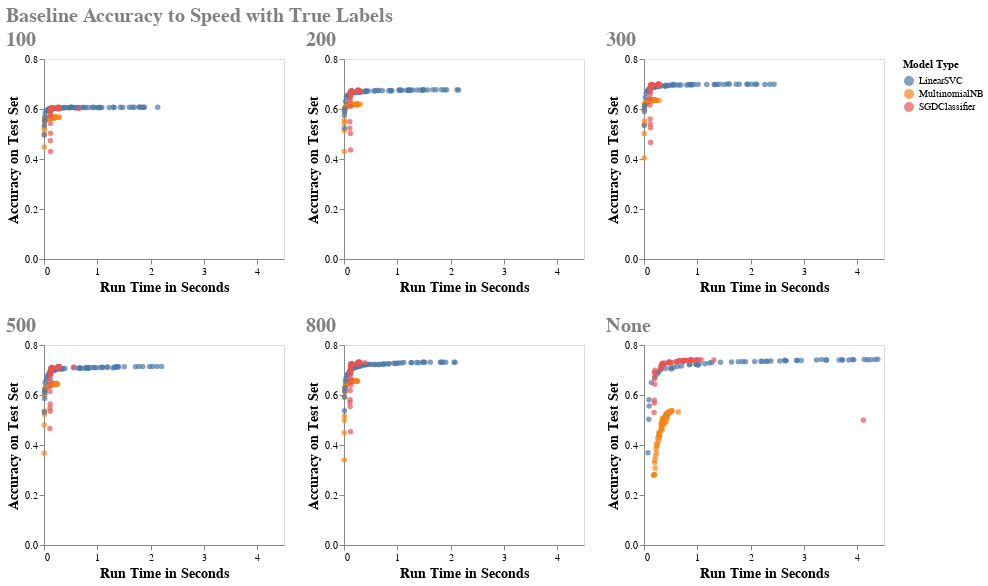

Write notebook code for a chart like this one.
### Markdown cell above
### Visualizing Accuracy vs Speed in App for Recommended Texts

### Code cell
chrts = []
chart_upper_limit = 4.5
for tmf in tfidf_max_features:
    if tmf is None:
        chrts.append(chart_accuracy_speed_scatter(df_results.loc[df_results['vectorizer_num_features'].isna()], tmf, chart_upper_limit))
    else:
        chrts.append(chart_accuracy_speed_scatter(df_results.loc[df_results['vectorizer_num_features']==tmf], tmf, chart_upper_limit))
row_chrt1 = alt.hconcat(chrts[0] | chrts [1] | chrts [2])
row_chrt2 = alt.hconcat(chrts[3] | chrts [4] | chrts [5])
super_chrt_speed_accuracy = alt.vconcat(row_chrt1, row_chrt2).properties(
    title='Baseline Accuracy to Speed with True Labels'
).configure_title(
    fontSize=20,
    anchor='start',
    color='gray'
)
super_chrt_speed_accuracy.save('super_chrt_speed_accuracy.html')
super_chrt_speed_accuracy

### Figure 1 — Vega-Lite specification as saved in the notebook (floating-point values rounded to 4 significant figures; data arrays with more than 128 entries replaced by an {"elided": "..."} marker saying what was removed)
{"usermeta": {"embedOptions": {"theme": "fivethirtyeight"}}, "config": {"view": {"continuousWidth": 400, "continuousHeight": 300}, "title": {"anchor": "start", "color": "gray", "fontSize": 20}}, "vconcat": [{"hconcat": [{"hconcat": [{"data": {"name": "data-b7f7e1697e8503ab98962fccad0c07c1"}, "mark": "circle", "encoding": {"color": {"type": "nominal", "field": "model_type", "title": "Model Type"}, "tooltip": [{"type": "quantitative", "field": "samples", "format": ",.0f"}, {"type": "quantitative", "field": "test_accuracy", "format": ",.4f"}, {"type": "nominal", "field": "vectorizer_num_features"}, {"type": "quantitative", "field": "run_time", "format": ",.4f"}], "x": {"type": "quantitative", "axis": {"grid": false, "title": "Run Time in Seconds", "titleFontSize": 14}, "field": "run_time", "scale": {"domain": [0.0, 4.5]}}, "y": {"type": "quantitative", "axis": {"grid": false, "title": "Accuracy on Test Set", "titleFontSize": 14}, "field": "test_accuracy", "scale": {"domain": [0.0, 0.8]}}}, "height": 200, "title": "100", "width": 240}, {"data": {"name": "data-22d3cd93962506edf592919b84f341fa"}, "mark": "circle", "encoding": {"color": {"type": "nominal", "field": "model_type", "title": "Model Type"}, "tooltip": [{"type": "quantitative", "field": "samples", "format": ",.0f"}, {"type": "quantitative", "field": "test_accuracy", "format": ",.4f"}, {"type": "nominal", "field": "vectorizer_num_features"}, {"type": "quantitative", "field": "run_time", "format": ",.4f"}], "x": {"type": "quantitative", "axis": {"grid": false, "title": "Run Time in Seconds", "titleFontSize": 14}, "field": "run_time", "scale": {"domain": [0.0, 4.5]}}, "y": {"type": "quantitative", "axis": {"grid": false, "title": "Accuracy on Test Set", "titleFontSize": 14}, "field": "test_accuracy", "scale": {"domain": [0.0, 0.8]}}}, "height": 200, "title": "200", "width": 240}, {"data": {"name": "data-7f7396cef788ccdfbbc5aced4d05809e"}, "mark": "circle", "encoding": {"color": {"type": "nominal", "field": "model_type", "title": "Model Type"}, "tooltip": [{"type": "quantitative", "field": "samples", "format": ",.0f"}, {"type": "quantitative", "field": "test_accuracy", "format": ",.4f"}, {"type": "nominal", "field": "vectorizer_num_features"}, {"type": "quantitative", "field": "run_time", "format": ",.4f"}], "x": {"type": "quantitative", "axis": {"grid": false, "title": "Run Time in Seconds", "titleFontSize": 14}, "field": "run_time", "scale": {"domain": [0.0, 4.5]}}, "y": {"type": "quantitative", "axis": {"grid": false, "title": "Accuracy on Test Set", "titleFontSize": 14}, "field": "test_accuracy", "scale": {"domain": [0.0, 0.8]}}}, "height": 200, "title": "300", "width": 240}]}]}, {"hconcat": [{"hconcat": [{"data": {"name": "data-1cf261c947bd66c57c69541e44f15aa4"}, "mark": "circle", "encoding": {"color": {"type": "nominal", "field": "model_type", "title": "Model Type"}, "tooltip": [{"type": "quantitative", "field": "samples", "format": ",.0f"}, {"type": "quantitative", "field": "test_accuracy", "format": ",.4f"}, {"type": "nominal", "field": "vectorizer_num_features"}, {"type": "quantitative", "field": "run_time", "format": ",.4f"}], "x": {"type": "quantitative", "axis": {"grid": false, "title": "Run Time in Seconds", "titleFontSize": 14}, "field": "run_time", "scale": {"domain": [0.0, 4.5]}}, "y": {"type": "quantitative", "axis": {"grid": false, "title": "Accuracy on Test Set", "titleFontSize": 14}, "field": "test_accuracy", "scale": {"domain": [0.0, 0.8]}}}, "height": 200, "title": "500", "width": 240}, {"data": {"name": "data-4089dd2482ac9f0f91d24eb53a703080"}, "mark": "circle", "encoding": {"color": {"type": "nominal", "field": "model_type", "title": "Model Type"}, "tooltip": [{"type": "quantitative", "field": "samples", "format": ",.0f"}, {"type": "quantitative", "field": "test_accuracy", "format": ",.4f"}, {"type": "nominal", "field": "vectorizer_num_features"}, {"type": "quantitative", "field": "run_time", "format": ",.4f"}], "x": {"type": "quantitative", "axis": {"grid": false, "title": "Run Time in Seconds", "titleFontSize": 14}, "field": "run_time", "scale": {"domain": [0.0, 4.5]}}, "y": {"type": "quantitative", "axis": {"grid": false, "title": "Accuracy on Test Set", "titleFontSize": 14}, "field": "test_accuracy", "scale": {"domain": [0.0, 0.8]}}}, "height": 200, "title": "800", "width": 240}, {"data": {"name": "data-b44dcf26ed03b93ad7a042cd5c661ee8"}, "mark": "circle", "encoding": {"color": {"type": "nominal", "field": "model_type", "title": "Model Type"}, "tooltip": [{"type": "quantitative", "field": "samples", "format": ",.0f"}, {"type": "quantitative", "field": "test_accuracy", "format": ",.4f"}, {"type": "nominal", "field": "vectorizer_num_features"}, {"type": "quantitative", "field": "run_time", "format": ",.4f"}], "x": {"type": "quantitative", "axis": {"grid": false, "title": "Run Time in Seconds", "titleFontSize": 14}, "field": "run_time", "scale": {"domain": [0.0, 4.5]}}, "y": {"type": "quantitative", "axis": {"grid": false, "title": "Accuracy on Test Set", "titleFontSize": 14}, "field": "test_accuracy", "scale": {"domain": [0.0, 0.8]}}}, "height": 200, "title": "None", "width": 240}]}]}], "title": "Baseline Accuracy to Speed with True Labels", "$schema": "https://vega.github.io/schema/vega-lite/v4.8.1.json", "datasets": {"data-b7f7e1697e8503ab98962fccad0c07c1": {"elided": "171 records"}, "data-22d3cd93962506edf592919b84f341fa": {"elided": "171 records"}, "data-7f7396cef788ccdfbbc5aced4d05809e": {"elided": "171 records"}, "data-1cf261c947bd66c57c69541e44f15aa4": {"elided": "171 records"}, "data-4089dd2482ac9f0f91d24eb53a703080": {"elided": "171 records"}, "data-b44dcf26ed03b93ad7a042cd5c661ee8": {"elided": "171 records"}}}
